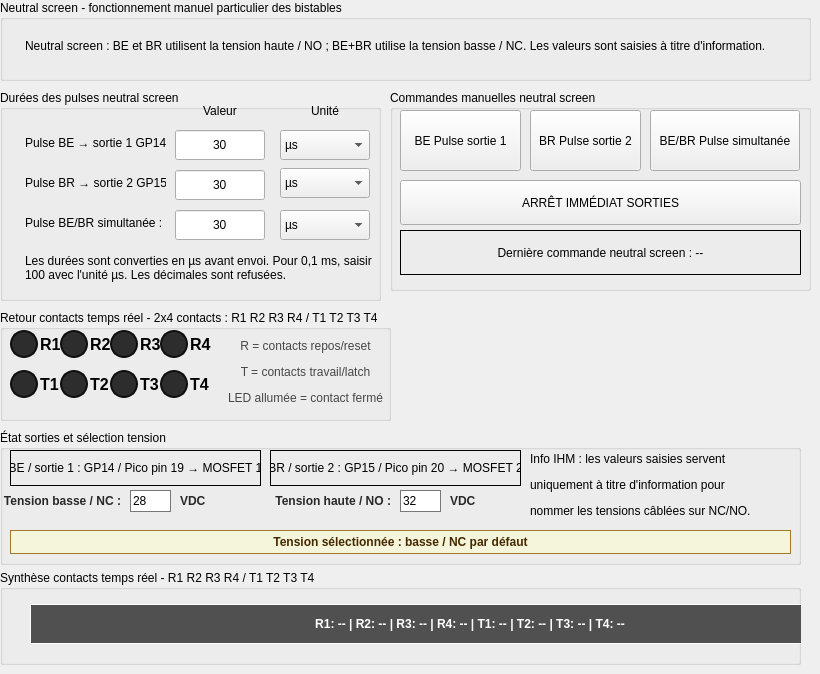
    <widget class="QWidget" name="tab_neutral_screen">
     <attribute name="title">
      <string>Neutral Screen Manuel</string>
     </attribute>
     <widget class="QGroupBox" name="groupBox_neutral_description">
      <property name="geometry">
       <rect>
        <x>0</x>
        <y>0</y>
        <width>811</width>
        <height>81</height>
       </rect>
      </property>
      <property name="title">
       <string>Neutral screen - fonctionnement manuel particulier des bistables</string>
      </property>
      <widget class="QLabel" name="label_neutral_description">
       <property name="geometry">
        <rect>
         <x>25</x>
         <y>10</y>
         <width>781</width>
         <height>71</height>
        </rect>
       </property>
       <property name="text">
        <string>Neutral screen : BE et BR utilisent la tension haute / NO ; BE+BR utilise la tension basse / NC. Les valeurs sont saisies à titre d'information.</string>
       </property>
       <property name="wordWrap">
        <bool>true</bool>
       </property>
      </widget>
     </widget>
     <widget class="QGroupBox" name="groupBox_neutral_parametres">
      <property name="geometry">
       <rect>
        <x>0</x>
        <y>90</y>
        <width>381</width>
        <height>211</height>
       </rect>
      </property>
      <property name="title">
       <string>Durées des pulses neutral screen</string>
      </property>
      <widget class="QLabel" name="label_neutral_entete_valeur">
       <property name="geometry">
        <rect>
         <x>175</x>
         <y>10</y>
         <width>90</width>
         <height>22</height>
        </rect>
       </property>
       <property name="text">
        <string>Valeur</string>
       </property>
       <property name="alignment">
        <set>Qt::AlignmentFlag::AlignCenter</set>
       </property>
      </widget>
      <widget class="QLabel" name="label_neutral_entete_unite">
       <property name="geometry">
        <rect>
         <x>280</x>
         <y>10</y>
         <width>90</width>
         <height>22</height>
        </rect>
       </property>
       <property name="text">
        <string>Unité</string>
       </property>
       <property name="alignment">
        <set>Qt::AlignmentFlag::AlignCenter</set>
       </property>
      </widget>
      <widget class="QLabel" name="label_neutral_be">
       <property name="geometry">
        <rect>
         <x>25</x>
         <y>40</y>
         <width>141</width>
         <height>26</height>
        </rect>
       </property>
       <property name="text">
        <string>Pulse BE → sortie 1 GP14 :</string>
       </property>
      </widget>
      <widget class="QLineEdit" name="lineEdit_neutral_be">
       <property name="geometry">
        <rect>
         <x>175</x>
         <y>40</y>
         <width>90</width>
         <height>30</height>
        </rect>
       </property>
       <property name="text">
        <string>30</string>
       </property>
       <property name="alignment">
        <set>Qt::AlignmentFlag::AlignCenter</set>
       </property>
      </widget>
      <widget class="QComboBox" name="comboBox_unite_neutral_be">
       <property name="geometry">
        <rect>
         <x>280</x>
         <y>40</y>
         <width>90</width>
         <height>30</height>
        </rect>
       </property>
       <item>
        <property name="text">
         <string>µs</string>
        </property>
       </item>
       <item>
        <property name="text">
         <string>ms</string>
        </property>
       </item>
       <item>
        <property name="text">
         <string>s</string>
        </property>
       </item>
       <item>
        <property name="text">
         <string>min</string>
        </property>
       </item>
       <item>
        <property name="text">
         <string>h</string>
        </property>
       </item>
      </widget>
      <widget class="QLabel" name="label_neutral_br">
       <property name="geometry">
        <rect>
         <x>25</x>
         <y>80</y>
         <width>141</width>
         <height>26</height>
        </rect>
       </property>
       <property name="text">
        <string>Pulse BR → sortie 2 GP15 :</string>
       </property>
      </widget>
      <widget class="QLineEdit" name="lineEdit_neutral_br">
       <property name="geometry">
        <rect>
         <x>175</x>
         <y>80</y>
         <width>90</width>
         <height>30</height>
        </rect>
       </property>
       <property name="text">
        <string>30</string>
       </property>
       <property name="alignment">
        <set>Qt::AlignmentFlag::AlignCenter</set>
       </property>
      </widget>
      <widget class="QComboBox" name="comboBox_unite_neutral_br">
       <property name="geometry">
        <rect>
         <x>280</x>
         <y>78</y>
         <width>90</width>
         <height>30</height>
        </rect>
       </property>
       <item>
        <property name="text">
         <string>µs</string>
        </property>
       </item>
       <item>
        <property name="text">
         <string>ms</string>
        </property>
       </item>
       <item>
        <property name="text">
         <string>s</string>
        </property>
       </item>
       <item>
        <property name="text">
         <string>min</string>
        </property>
       </item>
       <item>
        <property name="text">
         <string>h</string>
        </property>
       </item>
      </widget>
      <widget class="QLabel" name="label_neutral_bebr">
       <property name="geometry">
        <rect>
         <x>25</x>
         <y>120</y>
         <width>141</width>
         <height>26</height>
        </rect>
       </property>
       <property name="text">
        <string>Pulse BE/BR simultanée :</string>
       </property>
      </widget>
      <widget class="QLineEdit" name="lineEdit_neutral_bebr">
       <property name="geometry">
        <rect>
         <x>175</x>
         <y>120</y>
         <width>90</width>
         <height>30</height>
        </rect>
       </property>
       <property name="text">
        <string>30</string>
       </property>
       <property name="alignment">
        <set>Qt::AlignmentFlag::AlignCenter</set>
       </property>
      </widget>
      <widget class="QComboBox" name="comboBox_unite_neutral_bebr">
       <property name="geometry">
        <rect>
         <x>280</x>
         <y>120</y>
         <width>90</width>
         <height>30</height>
        </rect>
       </property>
       <item>
        <property name="text">
         <string>µs</string>
        </property>
       </item>
       <item>
        <property name="text">
         <string>ms</string>
        </property>
       </item>
       <item>
        <property name="text">
         <string>s</string>
        </property>
       </item>
       <item>
        <property name="text">
         <string>min</string>
        </property>
       </item>
       <item>
        <property name="text">
         <string>h</string>
        </property>
       </item>
      </widget>
      <widget class="QLabel" name="label_neutral_note">
       <property name="geometry">
        <rect>
         <x>25</x>
         <y>150</y>
         <width>351</width>
         <height>55</height>
        </rect>
       </property>
       <property name="text">
        <string>Les durées sont converties en µs avant envoi. Pour 0,1 ms, saisir 100 avec l'unité µs. Les décimales sont refusées.</string>
       </property>
       <property name="wordWrap">
        <bool>true</bool>
       </property>
      </widget>
     </widget>
     <widget class="QGroupBox" name="groupBox_neutral_commandes">
      <property name="geometry">
       <rect>
        <x>390</x>
        <y>90</y>
        <width>421</width>
        <height>201</height>
       </rect>
      </property>
      <property name="title">
       <string>Commandes manuelles neutral screen</string>
      </property>
      <widget class="QPushButton" name="pushButton_neutral_be">
       <property name="geometry">
        <rect>
         <x>10</x>
         <y>20</y>
         <width>121</width>
         <height>61</height>
        </rect>
       </property>
       <property name="text">
        <string>BE Pulse sortie 1</string>
       </property>
      </widget>
      <widget class="QPushButton" name="pushButton_neutral_br">
       <property name="geometry">
        <rect>
         <x>140</x>
         <y>20</y>
         <width>111</width>
         <height>61</height>
        </rect>
       </property>
       <property name="text">
        <string>BR Pulse sortie 2</string>
       </property>
      </widget>
      <widget class="QPushButton" name="pushButton_neutral_bebr">
       <property name="geometry">
        <rect>
         <x>260</x>
         <y>20</y>
         <width>150</width>
         <height>61</height>
        </rect>
       </property>
       <property name="text">
        <string>BE/BR Pulse simultanée</string>
       </property>
      </widget>
      <widget class="QPushButton" name="pushButton_neutral_stop">
       <property name="geometry">
        <rect>
         <x>10</x>
         <y>90</y>
         <width>401</width>
         <height>45</height>
        </rect>
       </property>
       <property name="text">
        <string>ARRÊT IMMÉDIAT SORTIES</string>
       </property>
      </widget>
      <widget class="QLabel" name="label_neutral_derniere_commande">
       <property name="geometry">
        <rect>
         <x>10</x>
         <y>140</y>
         <width>401</width>
         <height>45</height>
        </rect>
       </property>
       <property name="frameShape">
        <enum>QFrame::Shape::Box</enum>
       </property>
       <property name="text">
        <string>Dernière commande neutral screen : --</string>
       </property>
       <property name="alignment">
        <set>Qt::AlignmentFlag::AlignCenter</set>
       </property>
      </widget>
     </widget>
     <widget class="QGroupBox" name="groupBox_neutral_etat">
      <property name="geometry">
       <rect>
        <x>0</x>
        <y>430</y>
        <width>801</width>
        <height>135</height>
       </rect>
      </property>
      <property name="title">
       <string>État sorties et sélection tension</string>
      </property>
      <widget class="QLabel" name="label_neutral_sortie1">
       <property name="geometry">
        <rect>
         <x>10</x>
         <y>20</y>
         <width>251</width>
         <height>36</height>
        </rect>
       </property>
       <property name="frameShape">
        <enum>QFrame::Shape::Box</enum>
       </property>
       <property name="text">
        <string>BE / sortie 1 : GP14 / Pico pin 19 → MOSFET 1</string>
       </property>
       <property name="alignment">
        <set>Qt::AlignmentFlag::AlignCenter</set>
       </property>
      </widget>
      <widget class="QLabel" name="label_neutral_sortie2">
       <property name="geometry">
        <rect>
         <x>270</x>
         <y>20</y>
         <width>251</width>
         <height>36</height>
        </rect>
       </property>
       <property name="frameShape">
        <enum>QFrame::Shape::Box</enum>
       </property>
       <property name="text">
        <string>BR / sortie 2 : GP15 / Pico pin 20 → MOSFET 2</string>
       </property>
       <property name="alignment">
        <set>Qt::AlignmentFlag::AlignCenter</set>
       </property>
      </widget>
      <widget class="QLabel" name="label_neutral_tension_selection">
       <property name="geometry">
        <rect>
         <x>10</x>
         <y>100</y>
         <width>781</width>
         <height>24</height>
        </rect>
       </property>
       <property name="styleSheet">
        <string>background-color: rgb(245,245,220); color: rgb(70,40,0); font-weight: bold; border: 1px solid rgb(160,120,40);</string>
       </property>
       <property name="text">
        <string>Tension sélectionnée : basse / NC par défaut</string>
       </property>
       <property name="alignment">
        <set>Qt::AlignmentFlag::AlignCenter</set>
       </property>
      </widget>
      <widget class="QLabel" name="label_tension_basse_info">
       <property name="geometry">
        <rect>
         <x>0</x>
         <y>60</y>
         <width>121</width>
         <height>22</height>
        </rect>
       </property>
       <property name="styleSheet">
        <string>font-weight: bold; color: rgb(40,40,40);</string>
       </property>
       <property name="text">
        <string>Tension basse / NC :</string>
       </property>
       <property name="alignment">
        <set>Qt::AlignmentFlag::AlignRight|Qt::AlignmentFlag::AlignTrailing|Qt::AlignmentFlag::AlignVCenter</set>
       </property>
      </widget>
      <widget class="QLineEdit" name="lineEdit_tension_basse_info">
       <property name="geometry">
        <rect>
         <x>130</x>
         <y>60</y>
         <width>41</width>
         <height>22</height>
        </rect>
       </property>
       <property name="styleSheet">
        <string>background-color: white; color: black; border: 1px solid rgb(120,120,120);</string>
       </property>
       <property name="text">
        <string>28</string>
       </property>
      </widget>
      <widget class="QLabel" name="label_tension_basse_unite">
       <property name="geometry">
        <rect>
         <x>180</x>
         <y>60</y>
         <width>45</width>
         <height>22</height>
        </rect>
       </property>
       <property name="styleSheet">
        <string>font-weight: bold; color: rgb(40,40,40);</string>
       </property>
       <property name="text">
        <string>VDC</string>
       </property>
       <property name="alignment">
        <set>Qt::AlignmentFlag::AlignLeading|Qt::AlignmentFlag::AlignLeft|Qt::AlignmentFlag::AlignVCenter</set>
       </property>
      </widget>
      <widget class="QLabel" name="label_tension_haute_info">
       <property name="geometry">
        <rect>
         <x>270</x>
         <y>60</y>
         <width>121</width>
         <height>22</height>
        </rect>
       </property>
       <property name="styleSheet">
        <string>font-weight: bold; color: rgb(40,40,40);</string>
       </property>
       <property name="text">
        <string>Tension haute / NO :</string>
       </property>
       <property name="alignment">
        <set>Qt::AlignmentFlag::AlignRight|Qt::AlignmentFlag::AlignTrailing|Qt::AlignmentFlag::AlignVCenter</set>
       </property>
      </widget>
      <widget class="QLineEdit" name="lineEdit_tension_haute_info">
       <property name="geometry">
        <rect>
         <x>400</x>
         <y>60</y>
         <width>41</width>
         <height>22</height>
        </rect>
       </property>
       <property name="styleSheet">
        <string>background-color: white; color: black; border: 1px solid rgb(120,120,120);</string>
       </property>
       <property name="text">
        <string>32</string>
       </property>
      </widget>
      <widget class="QLabel" name="label_tension_haute_unite">
       <property name="geometry">
        <rect>
         <x>450</x>
         <y>60</y>
         <width>45</width>
         <height>22</height>
        </rect>
       </property>
       <property name="styleSheet">
        <string>font-weight: bold; color: rgb(40,40,40);</string>
       </property>
       <property name="text">
        <string>VDC</string>
       </property>
       <property name="alignment">
        <set>Qt::AlignmentFlag::AlignLeading|Qt::AlignmentFlag::AlignLeft|Qt::AlignmentFlag::AlignVCenter</set>
       </property>
      </widget>
      <widget class="QLabel" name="label_neutral_securite">
       <property name="geometry">
        <rect>
         <x>530</x>
         <y>20</y>
         <width>251</width>
         <height>71</height>
        </rect>
       </property>
       <property name="text">
        <string>&lt;html&gt;&lt;head/&gt;&lt;body&gt;&lt;p&gt;Info IHM : les valeurs saisies servent&lt;/p&gt;&lt;p&gt;uniquement à titre d'information pour&lt;/p&gt;&lt;p&gt;nommer les tensions câblées sur NC/NO.&lt;/p&gt;&lt;/body&gt;&lt;/html&gt;</string>
       </property>
       <property name="wordWrap">
        <bool>true</bool>
       </property>
      </widget>
     </widget>
     <widget class="QGroupBox" name="groupBox_neutral_retour_contacts">
      <property name="geometry">
       <rect>
        <x>0</x>
        <y>570</y>
        <width>801</width>
        <height>95</height>
       </rect>
      </property>
      <property name="title">
       <string>Synthèse contacts temps réel - R1 R2 R3 R4 / T1 T2 T3 T4</string>
      </property>
      <widget class="QLabel" name="label_neutral_contact_summary">
       <property name="geometry">
        <rect>
         <x>30</x>
         <y>34</y>
         <width>880</width>
         <height>40</height>
        </rect>
       </property>
       <property name="styleSheet">
        <string>background-color: rgb(80,80,80); color: white; font-weight: bold;</string>
       </property>
       <property name="frameShape">
        <enum>QFrame::Shape::Box</enum>
       </property>
       <property name="text">
        <string>R1: -- | R2: -- | R3: -- | R4: -- | T1: -- | T2: -- | T3: -- | T4: --</string>
       </property>
       <property name="alignment">
        <set>Qt::AlignmentFlag::AlignCenter</set>
       </property>
      </widget>
     </widget>
     <widget class="QGroupBox" name="groupBox_retour_contacts_2">
      <property name="geometry">
       <rect>
        <x>0</x>
        <y>310</y>
        <width>391</width>
        <height>111</height>
       </rect>
      </property>
      <property name="title">
       <string>Retour contacts temps réel - 2x4 contacts : R1 R2 R3 R4 / T1 T2 T3 T4</string>
      </property>
      <widget class="QLabel" name="label_led_reset_contact_3">
       <property name="geometry">
        <rect>
         <x>10</x>
         <y>20</y>
         <width>28</width>
         <height>28</height>
        </rect>
       </property>
       <property name="styleSheet">
        <string>background-color: rgb(45,45,45); border: 2px solid rgb(15,15,15); border-radius: 14px;</string>
       </property>
       <property name="text">
        <string />
       </property>
       <property name="alignment">
        <set>Qt::AlignmentFlag::AlignCenter</set>
       </property>
      </widget>
      <widget class="QLabel" name="label_txt_contact_r1_2">
       <property name="geometry">
        <rect>
         <x>40</x>
         <y>20</y>
         <width>31</width>
         <height>28</height>
        </rect>
       </property>
       <property name="styleSheet">
        <string>font-weight: bold; font-size: 12pt;</string>
       </property>
       <property name="text">
        <string>R1</string>
       </property>
       <property name="alignment">
        <set>Qt::AlignmentFlag::AlignLeading|Qt::AlignmentFlag::AlignLeft|Qt::AlignmentFlag::AlignVCenter</set>
       </property>
      </widget>
      <widget class="QLabel" name="label_led_reset_contact_4">
       <property name="geometry">
        <rect>
         <x>60</x>
         <y>20</y>
         <width>28</width>
         <height>28</height>
        </rect>
       </property>
       <property name="styleSheet">
        <string>background-color: rgb(45,45,45); border: 2px solid rgb(15,15,15); border-radius: 14px;</string>
       </property>
       <property name="text">
        <string />
       </property>
       <property name="alignment">
        <set>Qt::AlignmentFlag::AlignCenter</set>
       </property>
      </widget>
      <widget class="QLabel" name="label_txt_contact_r2_2">
       <property name="geometry">
        <rect>
         <x>90</x>
         <y>20</y>
         <width>31</width>
         <height>28</height>
        </rect>
       </property>
       <property name="styleSheet">
        <string>font-weight: bold; font-size: 12pt;</string>
       </property>
       <property name="text">
        <string>R2</string>
       </property>
       <property name="alignment">
        <set>Qt::AlignmentFlag::AlignLeading|Qt::AlignmentFlag::AlignLeft|Qt::AlignmentFlag::AlignVCenter</set>
       </property>
      </widget>
      <widget class="QLabel" name="label_led_latch_contact_3">
       <property name="geometry">
        <rect>
         <x>10</x>
         <y>60</y>
         <width>28</width>
         <height>28</height>
        </rect>
       </property>
       <property name="styleSheet">
        <string>background-color: rgb(45,45,45); border: 2px solid rgb(15,15,15); border-radius: 14px;</string>
       </property>
       <property name="text">
        <string />
       </property>
       <property name="alignment">
        <set>Qt::AlignmentFlag::AlignCenter</set>
       </property>
      </widget>
      <widget class="QLabel" name="label_txt_contact_t1_2">
       <property name="geometry">
        <rect>
         <x>40</x>
         <y>60</y>
         <width>31</width>
         <height>28</height>
        </rect>
       </property>
       <property name="styleSheet">
        <string>font-weight: bold; font-size: 12pt;</string>
       </property>
       <property name="text">
        <string>T1</string>
       </property>
       <property name="alignment">
        <set>Qt::AlignmentFlag::AlignLeading|Qt::AlignmentFlag::AlignLeft|Qt::AlignmentFlag::AlignVCenter</set>
       </property>
      </widget>
      <widget class="QLabel" name="label_led_latch_contact_4">
       <property name="geometry">
        <rect>
         <x>60</x>
         <y>60</y>
         <width>28</width>
         <height>28</height>
        </rect>
       </property>
       <property name="styleSheet">
        <string>background-color: rgb(45,45,45); border: 2px solid rgb(15,15,15); border-radius: 14px;</string>
       </property>
       <property name="text">
        <string />
       </property>
       <property name="alignment">
        <set>Qt::AlignmentFlag::AlignCenter</set>
       </property>
      </widget>
      <widget class="QLabel" name="label_txt_contact_t2_2">
       <property name="geometry">
        <rect>
         <x>90</x>
         <y>60</y>
         <width>31</width>
         <height>28</height>
        </rect>
       </property>
       <property name="styleSheet">
        <string>font-weight: bold; font-size: 12pt;</string>
       </property>
       <property name="text">
        <string>T2</string>
       </property>
       <property name="alignment">
        <set>Qt::AlignmentFlag::AlignLeading|Qt::AlignmentFlag::AlignLeft|Qt::AlignmentFlag::AlignVCenter</set>
       </property>
      </widget>
      <widget class="QLabel" name="label_txt_contact_info_2">
       <property name="geometry">
        <rect>
         <x>220</x>
         <y>20</y>
         <width>171</width>
         <height>85</height>
        </rect>
       </property>
       <property name="styleSheet">
        <string>color: rgb(70,70,70); font-size: 9pt;</string>
       </property>
       <property name="text">
        <string>&lt;html&gt;&lt;head/&gt;&lt;body&gt;&lt;p&gt;R = contacts repos/reset&lt;/p&gt;&lt;p&gt;T = contacts travail/latch&lt;/p&gt;&lt;p&gt;LED allumée = contact fermé&lt;/p&gt;&lt;/body&gt;&lt;/html&gt;</string>
       </property>
       <property name="alignment">
        <set>Qt::AlignmentFlag::AlignCenter</set>
       </property>
      </widget>
      <widget class="QLabel" name="label_led_reset_contact_7">
       <property name="geometry">
        <rect>
         <x>110</x>
         <y>20</y>
         <width>28</width>
         <height>28</height>
        </rect>
       </property>
       <property name="styleSheet">
        <string>background-color: rgb(45,45,45); border: 2px solid rgb(15,15,15); border-radius: 14px;</string>
       </property>
       <property name="text">
        <string />
       </property>
       <property name="alignment">
        <set>Qt::AlignmentFlag::AlignCenter</set>
       </property>
      </widget>
      <widget class="QLabel" name="label_txt_contact_r3_2">
       <property name="geometry">
        <rect>
         <x>140</x>
         <y>20</y>
         <width>31</width>
         <height>28</height>
        </rect>
       </property>
       <property name="styleSheet">
        <string>font-weight: bold; font-size: 12pt;</string>
       </property>
       <property name="text">
        <string>R3</string>
       </property>
       <property name="alignment">
        <set>Qt::AlignmentFlag::AlignLeading|Qt::AlignmentFlag::AlignLeft|Qt::AlignmentFlag::AlignVCenter</set>
       </property>
      </widget>
      <widget class="QLabel" name="label_led_reset_contact_8">
       <property name="geometry">
        <rect>
         <x>160</x>
         <y>20</y>
         <width>28</width>
         <height>28</height>
        </rect>
       </property>
       <property name="styleSheet">
        <string>background-color: rgb(45,45,45); border: 2px solid rgb(15,15,15); border-radius: 14px;</string>
       </property>
       <property name="text">
        <string />
       </property>
       <property name="alignment">
        <set>Qt::AlignmentFlag::AlignCenter</set>
       </property>
      </widget>
      <widget class="QLabel" name="label_txt_contact_r4_2">
       <property name="geometry">
        <rect>
         <x>190</x>
         <y>20</y>
         <width>31</width>
         <height>28</height>
        </rect>
       </property>
       <property name="styleSheet">
        <string>font-weight: bold; font-size: 12pt;</string>
       </property>
       <property name="text">
        <string>R4</string>
       </property>
       <property name="alignment">
        <set>Qt::AlignmentFlag::AlignLeading|Qt::AlignmentFlag::AlignLeft|Qt::AlignmentFlag::AlignVCenter</set>
       </property>
      </widget>
      <widget class="QLabel" name="label_led_latch_contact_7">
       <property name="geometry">
        <rect>
         <x>110</x>
         <y>60</y>
         <width>28</width>
         <height>28</height>
        </rect>
       </property>
       <property name="styleSheet">
        <string>background-color: rgb(45,45,45); border: 2px solid rgb(15,15,15); border-radius: 14px;</string>
       </property>
       <property name="text">
        <string />
       </property>
       <property name="alignment">
        <set>Qt::AlignmentFlag::AlignCenter</set>
       </property>
      </widget>
      <widget class="QLabel" name="label_txt_contact_t3_2">
       <property name="geometry">
        <rect>
         <x>140</x>
         <y>60</y>
         <width>31</width>
         <height>28</height>
        </rect>
       </property>
       <property name="styleSheet">
        <string>font-weight: bold; font-size: 12pt;</string>
       </property>
       <property name="text">
        <string>T3</string>
       </property>
       <property name="alignment">
        <set>Qt::AlignmentFlag::AlignLeading|Qt::AlignmentFlag::AlignLeft|Qt::AlignmentFlag::AlignVCenter</set>
       </property>
      </widget>
      <widget class="QLabel" name="label_led_latch_contact_8">
       <property name="geometry">
        <rect>
         <x>160</x>
         <y>60</y>
         <width>28</width>
         <height>28</height>
        </rect>
       </property>
       <property name="styleSheet">
        <string>background-color: rgb(45,45,45); border: 2px solid rgb(15,15,15); border-radius: 14px;</string>
       </property>
       <property name="text">
        <string />
       </property>
       <property name="alignment">
        <set>Qt::AlignmentFlag::AlignCenter</set>
       </property>
      </widget>
      <widget class="QLabel" name="label_txt_contact_t4_2">
       <property name="geometry">
        <rect>
         <x>190</x>
         <y>60</y>
         <width>31</width>
         <height>28</height>
        </rect>
       </property>
       <property name="styleSheet">
        <string>font-weight: bold; font-size: 12pt;</string>
       </property>
       <property name="text">
        <string>T4</string>
       </property>
       <property name="alignment">
        <set>Qt::AlignmentFlag::AlignLeading|Qt::AlignmentFlag::AlignLeft|Qt::AlignmentFlag::AlignVCenter</set>
       </property>
      </widget>
     </widget>
    </widget>
